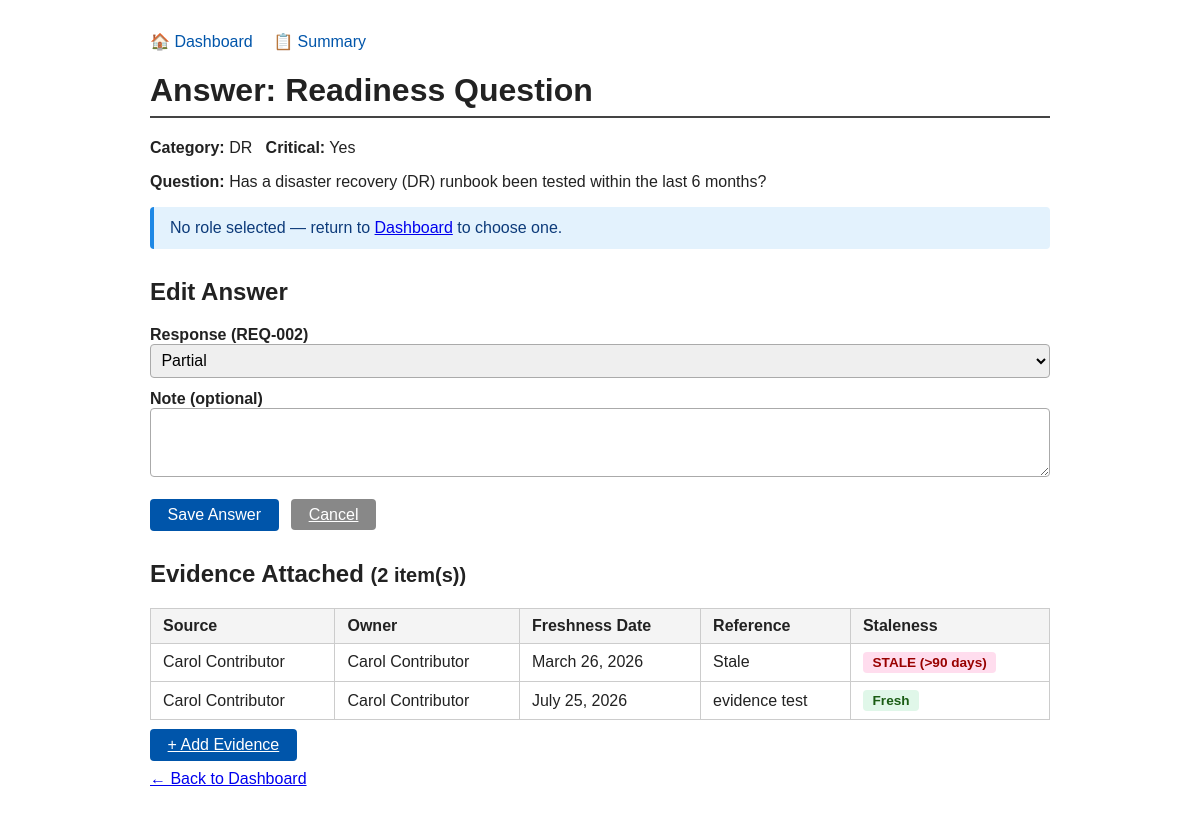
/question/2/answer/, run on the app's committed database.
### readiness/models.py (models this page shows, shortened)
class ReadinessQuestion(models.Model):
    text = models.CharField(max_length=255)
    category = models.CharField(max_length=50)  # monitoring / DR / access / integrations / SLA
    is_critical = models.BooleanField(default=True)

class Answer(models.Model):
    assessment = models.ForeignKey(
        Assessment,
        on_delete=models.CASCADE,
        related_name="answers",
    )
    question = models.ForeignKey(
        ReadinessQuestion,
        on_delete=models.PROTECT,
    )
    response = models.CharField(
        max_length=10,
        choices=[("Yes", "Yes"), ("No", "No"), ("Partial", "Partial")],
    )
    note = models.TextField(blank=True, null=True)
    class Meta:
        unique_together = ("assessment", "question")

class Evidence(models.Model):
    answer = models.ForeignKey(
        Answer,
        on_delete=models.CASCADE,
        related_name="evidence_items",
    )
    source = models.CharField(max_length=255)
    owner = models.CharField(max_length=255)
    freshness_date = models.DateField()
    reference = models.CharField(max_length=255)  # link/URL or short description

### readiness/views.py (the view)
# urls.py: path("question/<int:question_id>/answer/", views.answer_question, name="answer_question"),
def answer_question(request, question_id):
    question = get_object_or_404(ReadinessQuestion, pk=question_id)
    assessment = _get_or_create_assessment()
    current_role = _current_role(request)
    existing = Answer.objects.filter(assessment=assessment, question=question).first()
    if request.method == "POST":
        is_update = existing is not None
        old_response = existing.response if existing else None
        form = AnswerForm(request.POST, instance=existing, assessment=assessment)
        if form.is_valid():
            answer = form.save(commit=False)
            answer.assessment = assessment
            answer.question = question
            answer.save()
            if current_role:
                log_action(
                    assessment=assessment,
                    actor=current_role,
                    action_type="UPDATE" if is_update else "CREATE",
                    entity_type="Answer",
                    entity_id=answer.pk,
                    field_changed="response",
                    old_value=old_response,
                    new_value=answer.response,
                    justification="Answer updated" if is_update else "Answer created",
                )
            messages.success(request, f"Answer saved: {answer.response}")
            return redirect("answer_question", question_id=question_id)
    else:
        initial = {"question": question.pk}
        form = AnswerForm(instance=existing, assessment=assessment, initial=initial)
    evidence_items = []
    if existing:
        evidence_items = list(
            existing.evidence_items.all().order_by("freshness_date")
        )
        for ev in evidence_items:
            ev.is_stale = is_evidence_stale(ev.freshness_date)
    return render(
        request,
        "readiness/answer_form.html",
        {
            "form": form,
            "question": question,
            "assessment": assessment,
            "current_role": current_role,
            "existing_answer": existing,
            "evidence_items": evidence_items,
        },
    )

### readiness/forms.py (shortened to what this page needs)
class AnswerForm(forms.ModelForm):
    class Meta:
        model = Answer
        fields = ["question", "response", "note"]
        widgets = {
            "question": forms.HiddenInput(),
            "note": forms.Textarea(attrs={"rows": 3}),
        }
    def __init__(self, *args, assessment=None, **kwargs):
        super().__init__(*args, **kwargs)
        self.assessment = assessment

### readiness/readiness_rules.py (called while the page is built)
def is_evidence_stale(freshness_date: date) -> bool:
    delta = date.today() - freshness_date
    return delta.days > STALENESS_THRESHOLD_DAYS

### readiness/views.py (called while the page is built)
def _get_or_create_assessment():
    assessment = Assessment.objects.first()
    if assessment is None:
        creator = UserRole.objects.first()
        if creator is None:
            return None
        assessment = Assessment.objects.create(created_by=creator)
    return assessment

def _current_role(request):
    role_id = request.session.get("role_id")
    if not role_id:
        return None
    try:
        return UserRole.objects.get(pk=role_id)
    except UserRole.DoesNotExist:
        return None

### readiness/templates/readiness/answer_form.html (shortened to what this page needs)
{% extends "readiness/base.html" %}
{% block content %}
<h1>Answer: Readiness Question</h1>
<p>
  <strong>Category:</strong> {{ question.category }}&nbsp;&nbsp;
  <strong>Critical:</strong> {% if question.is_critical %}Yes{% else %}No{% endif %}
</p>
<p><strong>Question:</strong> {{ question.text }}</p>
{% if current_role %}
  <p><span class="badge badge-role">Acting as: {{ current_role.name }} ({{ current_role.role }})</span></p>
{% else %}
  <p class="alert alert-info">No role selected — return to <a href="{% url 'home' %}">Dashboard</a> to choose one.</p>
{% endif %}
<h2>{% if existing_answer %}Edit Answer{% else %}Submit Answer{% endif %}</h2>
<form method="post">
  <label for="{{ form.response.id_for_label }}">Response (REQ-002)</label>
  {{ form.response }}
  <label for="{{ form.note.id_for_label }}">Note (optional)</label>
  {{ form.note }}
  <br><br>
  <button type="submit" class="btn btn-primary">Save Answer</button>
  <a href="{% url 'home' %}" class="btn btn-secondary" style="margin-left:.5rem;">Cancel</a>
</form>
{% if existing_answer %}
<h2>Evidence Attached <small>({{ evidence_items|length }} item(s))</small></h2>
{% if evidence_items %}
<table>
  <thead>
    <tr><th>Source</th><th>Owner</th><th>Freshness Date</th><th>Reference</th><th>Staleness</th></tr>
  </thead>
  <tbody>
    {% for ev in evidence_items %}
    <tr>
      <td>{{ ev.source }}</td>
      <td>{{ ev.owner }}</td>
      <td>{{ ev.freshness_date }}</td>
      <td>{{ ev.reference }}</td>
      <td>
        {% if ev.is_stale %}
          <span class="badge badge-critical">STALE (&gt;90 days)</span>
        {% else %}
          <span class="badge badge-ok">Fresh</span>
        {% endif %}
      </td>
    </tr>
    {% endfor %}
  </tbody>
</table>
{% else %}
  <p style="color:#888;">No evidence yet.</p>
{% endif %}
<p>
  <a href="{% url 'add_evidence' existing_answer.pk %}" class="btn btn-primary" style="margin-top:.5rem;">
    + Add Evidence
  </a>
</p>
{% else %}
  <p class="alert alert-info">Save the answer first to attach evidence.</p>
{% endif %}
<p><a href="{% url 'home' %}">← Back to Dashboard</a></p>
{% endblock %}

### readiness/templates/readiness/base.html (style rules this page uses)
body { font-family: sans-serif; max-width: 900px; margin: 2rem auto; padding: 0 1rem; color: #222; }
h1 { border-bottom: 2px solid #444; padding-bottom: .4rem; }
h2 { margin-top: 1.8rem; }
.badge { display:inline-block; padding:.2rem .6rem; border-radius:4px; font-size:.85rem; font-weight:bold; }
.badge-critical { background:#fde; color:#900; }
.badge-ok { background:#e0f7e9; color:#1a5c14; }
.alert { padding:.75rem 1rem; border-radius:4px; margin:1rem 0; }
.alert-info { background:#e3f2fd; border-left:4px solid #1e88e5; color:#0d3b7a; }
table { border-collapse: collapse; width: 100%; margin-top: .5rem; }
th, td { border: 1px solid #ccc; padding: .5rem .75rem; text-align: left; }
th { background: #f4f4f4; }
form { margin-top: .5rem; }
label { display: block; margin-top: .75rem; font-weight: bold; }
input[type=text], input[type=date], textarea, select { width: 100%; padding: .4rem; border: 1px solid #aaa; border-radius: 4px; box-sizing: border-box; font-size: 1rem; }
button, .btn { padding: .45rem 1.1rem; border: none; border-radius: 4px; cursor: pointer; font-size: 1rem; }
.btn-primary { background: #0055aa; color: #fff; }
.btn-secondary { background: #888; color: #fff; }

### data on the page
ReadinessQuestion: category "DR", text "Has a disaster recovery (DR) runbook been tested within the last 6 months?"
Answer: response "Partial"
Evidence: source "Carol Contributor", owner "Carol Contributor", freshness_date "March 26, 2026", reference "Stale", shows "STALE (>90 days)"
Evidence: source "Carol Contributor", owner "Carol Contributor", freshness_date "July 25, 2026", reference "evidence test", shows "Fresh"

### other printed values
{{ evidence_items|length }} "2"
